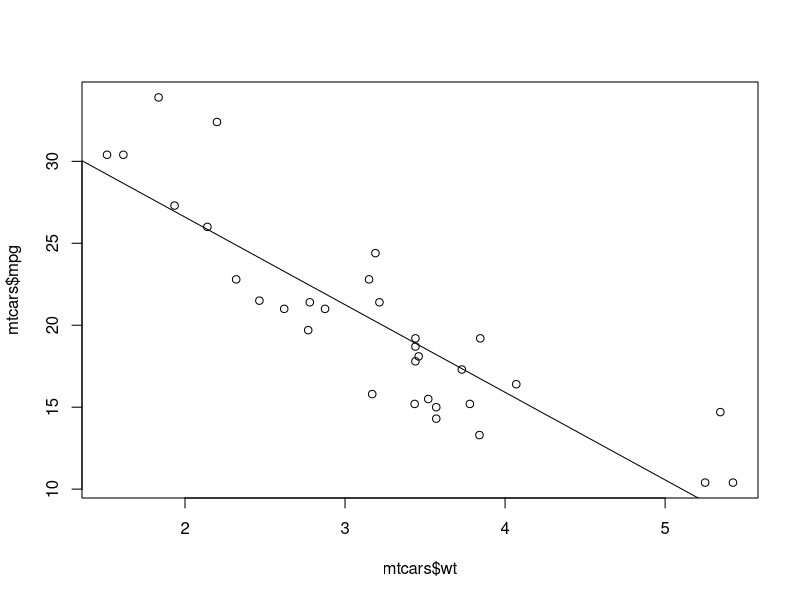
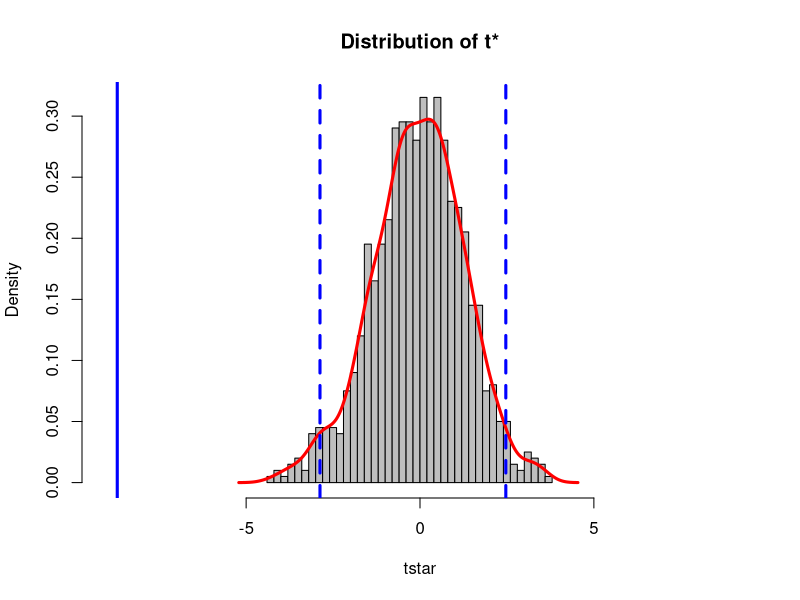

Write the R code that produced these figures, in order.
# Pairwise Bootstrap

plot(mtcars$wt, mtcars$mpg)
x <- mtcars$wt
y <- mtcars$mpg

reg <- lm(y~x)
abline(lm(reg))

bhat <- reg$coefficients[2]
n <- nrow(mtcars)
num <- sum(((x - mean(x))^2)*(reg$residuals^2))/n
den <- sum((x - mean(x))^2)/(n-1)
se <- sqrt(num)/den

t <- sqrt(n)*bhat / se

B <- 999
bstar <- rep(NA, B)
tstar <- rep(NA, B)

for (b in 1: B) {
  index <- sample(1:nrow(mtcars), size = n, replace=TRUE)
  xstar <- mtcars$wt[index]
  ystar <- mtcars$mpg[index]
  
  regstar <- lm(ystar~xstar)
  bstar[b] <- regstar$coefficients[2]
  
  numstar <- sum(((xstar - mean(xstar))^2)*(reg$residuals^2))/n
  denstar <- sum((xstar - mean(xstar))^2)/(n-1)
  sestar <- sqrt(numstar)/denstar
  
  tstar[b] <- sqrt(n)*(bstar[b] - bhat) / sestar
}

tstar <- sort(tstar, decreasing = TRUE)
hist(tstar, breaks = 30, probability = TRUE, col = "grey", main = "Distribution of t*", xlim = c(-9, 9))
lines(density(tstar), col = "red", lwd = 3)
cv <- c(tstar[25], tstar[975])
abline(v = c(cv, t), col = c("blue"), lty = c(2, 2, 1), lwd = 3)

print(paste("bhat is", round(bhat, 3)))
print(paste("t stat is", round(t, 3)))
print(paste("5% pairwise bootstrap critical values are", round(cv[1], 3), "and", round(cv[2], 3)))